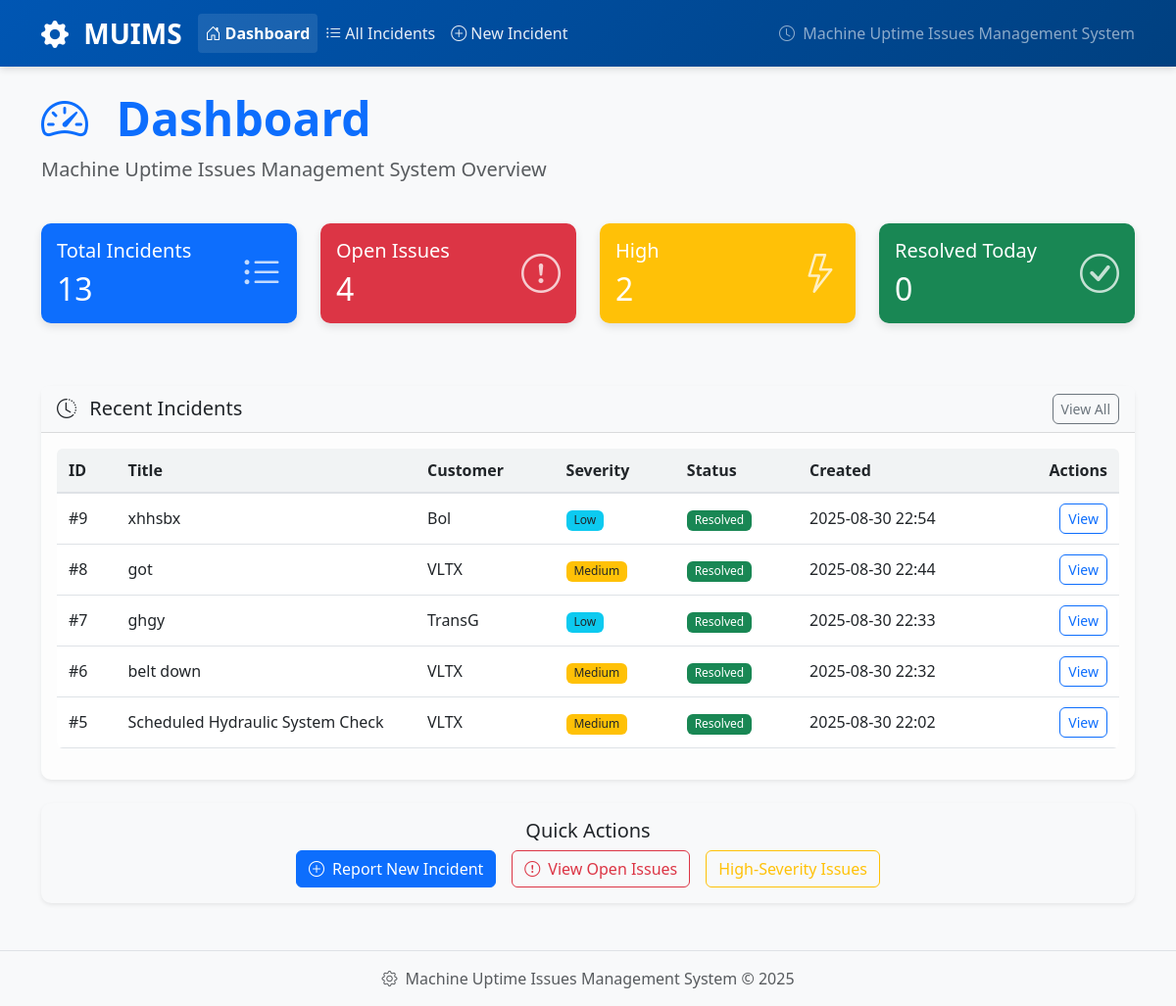
The page / on the database its author committed.
### app/models.py (models this page shows, shortened)
class Incident(db.Model):
    id = db.Column(db.Integer, primary_key=True)
    title = db.Column(db.String(140), nullable=False)
    description = db.Column(db.Text)
    customer_name = db.Column(db.String(100))      # "Customer Name"
    site_name = db.Column(db.String(150))          # "Site/Facility Name"
    location = db.Column(db.String(100))           # "Location"
    machine_model = db.Column(db.String(150))      # rename of Equipment -> Machine Model
    machine_serial = db.Column(db.String(150))     # "Machine Serial Number"
    fault = db.Column(db.String(255))              # "Fault"
    fault_code = db.Column(db.String(20))          # "Fault Code"
    start_time = db.Column(db.DateTime(timezone=True))            # "Start Time"
    end_time = db.Column(db.DateTime(timezone=True))              # "End Time"
    preventive_maintenance = db.Column(db.Boolean, default=False)
    parts_used = db.Column(db.Text, nullable=True)
    category = db.Column(db.String(50), default="mechanical")
    severity = db.Column(db.String(20), default="Medium")
    status = db.Column(db.String(20), default="Open")
    created_at = db.Column(db.DateTime(timezone=True), server_default=func.now(), nullable=False)

### app/routes.py (the view)
@main.route("/", endpoint="index")
def index():
    recent_incidents = (
        Incident.query
        .order_by(Incident.created_at.desc())
        .limit(5)
        .all()
    )
    total = Incident.query.count()
    open_ = Incident.query.filter_by(status="Open").count()
    high_count = Incident.query.filter_by(severity="High").count()
    return render_template("index.html", recent_incidents=recent_incidents, total=total, open_=open_, high_count=high_count)

### app/templates/index.html (shortened to what this page needs)
{% extends "base.html" %}
{% block content %}
<div class="row mb-4">
    <div class="col">
        <h1 class="display-5 fw-bold text-primary">
            <i class="bi bi-speedometer2 me-3"></i>
            Dashboard
        </h1>
        <p class="lead text-muted">Machine Uptime Issues Management System Overview</p>
    </div>
</div>
<div class="row mb-5">
    <div class="col-md-3 mb-3">
        <div class="card bg-primary text-white h-100">
            <div class="card-body">
                <div class="d-flex align-items-center">
                    <div class="flex-grow-1">
                        <h5 class="card-title">Total Incidents</h5>
                        <h2 class="mb-0">{{ total }}</h2>
                    </div>
                    <div class="flex-shrink-0">
                        <i class="bi bi-list-ul fs-1 opacity-75"></i>
                    </div>
                </div>
            </div>
        </div>
    </div>
    <div class="col-md-3 mb-3">
        <div class="card bg-danger text-white h-100">
            <div class="card-body">
                <div class="d-flex align-items-center">
                    <div class="flex-grow-1">
                        <h5 class="card-title">Open Issues</h5>
                        <h2 class="mb-0">{{ open_ }}</h2>
                    </div>
                    <div class="flex-shrink-0">
                        <i class="bi bi-exclamation-circle fs-1 opacity-75"></i>
                    </div>
                </div>
            </div>
        </div>
    </div>
    <div class="col-md-3 mb-3">
        <div class="card bg-warning text-white h-100">
            <div class="card-body">
                <div class="d-flex align-items-center">
                    <div class="flex-grow-1">
                        <h5 class="card-title">High</h5>
                        <h2 class="mb-0">{{ high_count }}</h2>
                    </div>
                    <div class="flex-shrink-0">
                        <i class="bi bi-lightning fs-1 opacity-75"></i>
                    </div>
                </div>
            </div>
        </div>
    </div>
    <div class="col-md-3 mb-3">
        <div class="card bg-success text-white h-100">
            <div class="card-body">
                <div class="d-flex align-items-center">
                    <div class="flex-grow-1">
                        <h5 class="card-title">Resolved Today</h5>
                        <h2 class="mb-0">0</h2>
                    </div>
                    <div class="flex-shrink-0">
                        <i class="bi bi-check-circle fs-1 opacity-75"></i>
                    </div>
                </div>
            </div>
        </div>
    </div>
</div>
<div class="row">
    <div class="col">
        <div class="card">
            <div class="card-header bg-light">
                <div class="d-flex justify-content-between align-items-center">
                    <h5 class="card-title mb-0">
                        <i class="bi bi-clock-history me-2"></i>
                        Recent Incidents
                    </h5>
                    <a href="{{ url_for('main.incidents') }}" class="btn btn-sm btn-outline-secondary">View All</a>
                </div>
            </div>
            <div class="card-body">
                {% if recent_incidents %}
                  <div class="table-responsive">
                    <table class="table table-sm align-middle">
                      <thead>
                        <tr>
                          <th>ID</th>
                          <th>Title</th>
                          <th>Customer</th>
                          <th>Severity</th>
                          <th>Status</th>
                          <th>Created</th>
                          <th class="text-end">Actions</th>
                        </tr>
                      </thead>
                      <tbody>
                        {% for i in recent_incidents %}
                        <tr>
                          <td>#{{ i.id }}</td>
                          <td class="text-truncate" style="max-width: 220px;">{{ i.title or 'Untitled' }}</td>
                          <td>{{ i.customer_name or '—' }}</td>
                          <td>
                            <span class="badge {{ i.severity|sev_badge }}">{{ i.severity or 'N/A' }}</span>
                          </td>
                          <td>
                            <span class="badge {{ i.status|status_badge }}">{{ i.status or 'Open' }}</span>
                          </td>
                          <td>{{ i.created_at|datetime('%Y-%m-%d %H:%M') if i.created_at else '—' }}</td>
                          <td class="text-end">
                            <a href="{{ url_for('main.incident_detail', incident_id=i.id) }}" class="btn btn-sm btn-outline-primary">View</a>
                          </td>
                        </tr>
                        {% endfor %}
                      </tbody>
                    </table>
                  </div>
                {% else %}
                  <div class="text-center text-muted py-5">
                    <div class="mb-2" style="font-size: 2rem;">📄</div>
                    <div>No incidents found</div>
                    <a href="{{ url_for('main.new_incident') }}" class="btn btn-primary mt-3">Create New Incident</a>
                  </div>
                {% endif %}
            </div>
        </div>
    </div>
</div>
<div class="row mt-4">
    <div class="col">
        <div class="card bg-light">
            <div class="card-body text-center">
                <h5 class="card-title">Quick Actions</h5>
                <div class="d-flex justify-content-center gap-3 flex-wrap">
                    <a href="{{ url_for('main.new_incident') }}" class="btn btn-primary">
                        <i class="bi bi-plus-circle me-2"></i>Report New Incident
                    </a>
                    <a href="{{ url_for('main.incidents', status='Open') }}" class="btn btn-outline-danger">
                        <i class="bi bi-exclamation-circle me-2"></i>View Open Issues
                    </a>
                    <a class="btn btn-outline-warning {{ 'disabled' if high_count == 0 else '' }}"
                       href="{{ url_for('main.incidents', severity='High') }}"
                       aria-disabled="{{ 'true' if high_count == 0 else 'false' }}">
                        High-Severity Issues
                    </a>
                </div>
            </div>
        </div>
    </div>
</div>
{% endblock %}

### app/static/styles.css (style rules this page uses)
:root { --primary-color: #0d6efd; --success-color: #198754; --warning-color: #ffc107; --danger-color: #dc3545; --info-color: #0dcaf0; --light-color: #f8f9fa; --dark-color: #212529; }
body { font-family: 'Segoe UI', Tahoma, Geneva, Verdana, sans-serif; background-color: #f8f9fa; }
.card { border: none; border-radius: 10px; background-color: #fdfdfd; box-shadow: 0 0.125rem 0.25rem rgba(0, 0, 0, 0.075); transition: box-shadow 0.15s ease-in-out; }
.card-header { border-bottom: 1px solid rgba(0, 0, 0, 0.125); font-weight: 600; }
.card.bg-primary, .card.bg-success, .card.bg-warning, .card.bg-danger, .card.bg-info { border: none; border-radius: 10px; background-color: var(--primary-color) !important; box-shadow: 0 0.25rem 0.5rem rgba(0, 0, 0, 0.1); transition: all 0.2s ease-in-out; }
.card.bg-success { background-color: var(--success-color) !important; }
.card.bg-warning { background-color: var(--warning-color) !important; }
.card.bg-danger { background-color: var(--danger-color) !important; }
.btn { border-radius: 6px; font-weight: 500; transition: all 0.2s ease-in-out; }
.table { border-radius: 0.375rem; overflow: hidden; }
.table th { border-top: none; font-weight: 600; color: var(--dark-color); background-color: var(--light-color); padding: 12px 15px; }
.table td { padding: 12px 15px; vertical-align: middle; }
.table-sm th { background-color: #f1f3f4; font-weight: bold; color: var(--dark-color); padding: 10px 12px; border-bottom: 2px solid #dee2e6; }
.table-sm td { padding: 10px 12px; }
.table-sm tbody tr:nth-child(odd) { background-color: #f9f9f9; }
.table-sm tbody tr:nth-child(even) { background-color: white; }
.badge { font-size: 0.75em; font-weight: 500; }
.badge.bg-success { background-color: var(--success-color) !important; }
.badge.bg-warning { background-color: var(--warning-color) !important; color: var(--dark-color) !important; }

### rows shown on the page
Incident: id "9", title "xhhsbx", customer_name "Bol", severity "Low", status "Resolved", created_at "2025-08-30 22:54"
Incident: id "8", title "got", customer_name "VLTX", severity "Medium", status "Resolved", created_at "2025-08-30 22:44"
Incident: id "7", title "ghgy", customer_name "TransG", severity "Low", status "Resolved", created_at "2025-08-30 22:33"
Incident: id "6", title "belt down", customer_name "VLTX", severity "Medium", status "Resolved", created_at "2025-08-30 22:32"
Incident: id "5", title "Scheduled Hydraulic System Check", customer_name "VLTX", severity "Medium", status "Resolved", created_at "2025-08-30 22:02"

### other values the page prints
{{ total }} "13"
{{ open_ }} "4"
{{ high_count }} "2"
